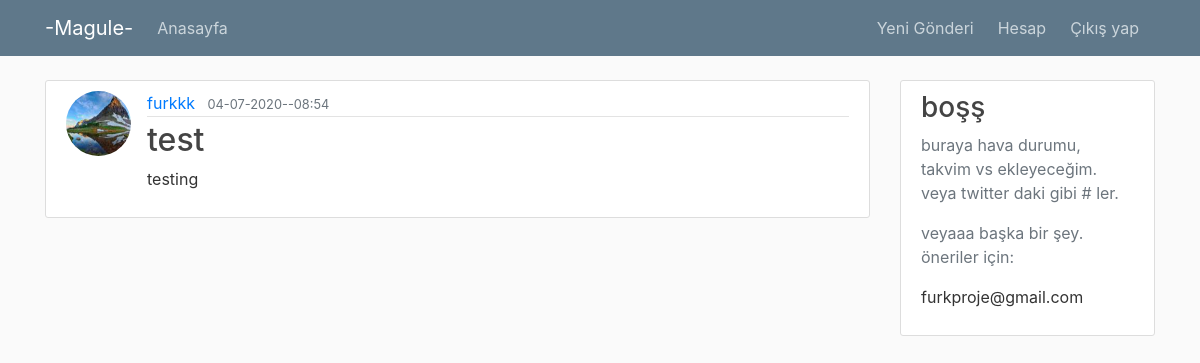
The app's page /post/13 (signed in) with its own data.
### flaskblog/models.py (models this page shows, shortened)
class User(db.Model, UserMixin):
	id = db.Column(db.Integer, primary_key=True) #primary_key=true a uniqie id for user.....
	username = db.Column(db.String(20), unique=True, nullable=False) #string 20 olmasinin nedeni max username.. uniqie olmasi da abvious zati... nulable=false da null olmasini engeller usernamin
	email = db.Column(db.String(120), unique=True, nullable=False)
	image_file = db.Column(db.String(20), nullable=False, default="default.jpg")
	password = db.Column(db.String(60), nullable=False)
	posts = db.relationship('Post', backref='author', lazy=True) #check again

class Post(db.Model):
	id = db.Column(db.Integer, primary_key=True)
	title = db.Column(db.String(100), nullable=False)
	date_posted = db.Column(db.DateTime, nullable=False, default=datetime.utcnow)
	content = db.Column(db.Text, nullable=False)
	user_id = db.Column(db.Integer, db.ForeignKey('user.id'), nullable=False) #check again

### flaskblog/posts/routes.py (the view)
@posts.route("/post/<int:post_id>") #a page for a spesfic post.
def post(post_id):
	post = Post.query.get_or_404(post_id) #fetching the post if its exist. for a spesific post obviously.
	return render_template("post.html", title=post.title, post=post) #post=post passing in post to template?

### flaskblog/models.py (called while the page is built)
@login_manager.user_loader
def load_user(user_id):
	return User.query.get(int(user_id))

### flaskblog/templates/post.html (shortened to what this page needs)
{% extends "layout.html" %}
{% block content %}
		<article class="media content-section">
		  <img class="rounded-circle article-img" src="{{ url_for('static', filename='profile_pics/' + post.author.image_file) }}">
		  <div class="media-body">
		    <div class="article-metadata">
		      <a class="mr-2" href="{{ url_for('users.user_posts', username=post.author.username) }}">{{ post.author.username }}</a>
		      <small class="text-muted">{{ post.date_posted.strftime('%d-%m-%Y--%H:%M') }}</small>
		    </div>
		    <h2 class="article-title">{{ post.title }}</h2>
		    <p class="article-content">{{ post.content }}</p>
		  </div>
		</article>
{% endblock content %}

### flaskblog/static/main.css (style rules this page uses)
body { background: #fafafa; color: #333333; margin-top: 5rem; }
h1, h2, h3, h4, h5, h6 { color: #444444; }
.content-section { background: #ffffff; padding: 10px 20px; border: 1px solid #dddddd; border-radius: 3px; margin-bottom: 20px; }
.article-title { color: #444444; }
.article-content { white-space: pre-line; }
.article-img { height: 65px; width: 65px; margin-right: 16px; }
.article-metadata { padding-bottom: 1px; margin-bottom: 4px; border-bottom: 1px solid #e3e3e3 }

### records on screen
User: image_file (picture), author.username "furkkk"
Post: date_posted "04-07-2020--08:54", title "test", content "testing"
